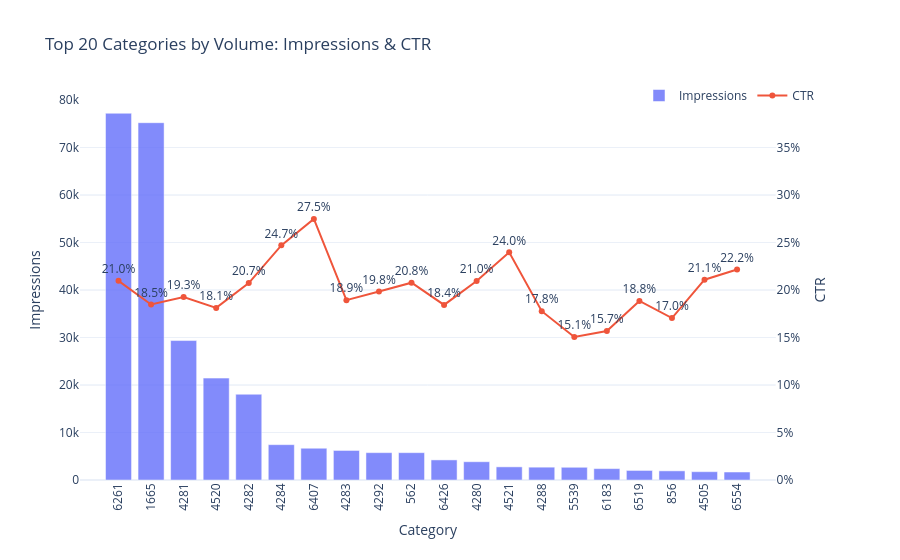

Here is the notebook cell this chart was saved with:
### Markdown cell above
## 3. Volume & CTR by category

### Code cell
# Aggregate
by_cate = (
    df.groupby("cate_id")
    .agg(
        impressions=("click", "size"),
        ctr=("click", "mean")
    )
    .sort_values("impressions", ascending=False)
    .head(20)
    .reset_index()
)

fig = make_subplots(specs=[[{"secondary_y": True}]])

# Bar chart
fig.add_trace(
    go.Bar(
        x=by_cate["cate_id"].astype(str),
        y=by_cate["impressions"],
        name="Impressions",
        opacity=0.8,
        hovertemplate="<b>Category %{x}</b><br>Impressions: %{y:,}<extra></extra>",
    ),
    secondary_y=False,
)

# CTR line
fig.add_trace(
    go.Scatter(
        x=by_cate["cate_id"].astype(str),
        y=by_cate["ctr"],
        mode="lines+markers+text",
        name="CTR",
        text=[f"{x:.1%}" for x in by_cate["ctr"]],
        textposition="top center",
        hovertemplate="<b>Category %{x}</b><br>CTR: %{y:.2%}<extra></extra>",
    ),
    secondary_y=True,
)

fig.update_layout(
    title="Top 20 Categories by Volume: Impressions & CTR",
    template="plotly_white",
    hovermode="x unified",
    xaxis_title="Category",
    legend=dict(
        orientation="h",
        y=1.05,
        x=1,
        xanchor="right"
    ),
)

fig.update_yaxes(
    title_text="Impressions",
    range=[0., 80000],
    secondary_y=False
)

fig.update_yaxes(
    title_text="CTR",
    tickformat=".0%",
    range=[0., 0.4],   # Adjust if needed
    secondary_y=True,
)

fig.update_xaxes(tickangle=-90)

fig.show()

print(f"{df['cate_id'].nunique()} unique categories total")
by_cate

### Figure 1 — Plotly figure (JSON) as saved in the notebook; plotly's stock layout.template omitted (floating-point values rounded to 4 significant figures)
{"data": [{"hovertemplate": "<b>Category %{x}</b><br>Impressions: %{y:,}<extra></extra>", "name": "Impressions", "opacity": 0.8, "type": "bar", "x": ["6261", "1665", "4281", "4520", "4282", "4284", "6407", "4283", "4292", "562", "6426", "4280", "4521", "4288", "5539", "6183", "6519", "856", "4505", "6554"], "xaxis": "x", "y": [77208, 75220, 29355, 21453, 18058, 7438, 6688, 6222, 5758, 5754, 4232, 3847, 2767, 2701, 2677, 2398, 2011, 1924, 1750, 1679], "yaxis": "y"}, {"hovertemplate": "<b>Category %{x}</b><br>CTR: %{y:.2%}<extra></extra>", "mode": "lines+markers+text", "name": "CTR", "text": ["21.0%", "18.5%", "19.3%", "18.1%", "20.7%", "24.7%", "27.5%", "18.9%", "19.8%", "20.8%", "18.4%", "21.0%", "24.0%", "17.8%", "15.1%", "15.7%", "18.8%", "17.0%", "21.1%", "22.2%"], "textposition": "top center", "type": "scatter", "x": ["6261", "1665", "4281", "4520", "4282", "4284", "6407", "4283", "4292", "562", "6426", "4280", "4521", "4288", "5539", "6183", "6519", "856", "4505", "6554"], "xaxis": "x", "y": [0.2096, 0.1848, 0.1926, 0.1811, 0.2073, 0.247, 0.2748, 0.1893, 0.1983, 0.2077, 0.1843, 0.2095, 0.2396, 0.1777, 0.1505, 0.1568, 0.1885, 0.1705, 0.2109, 0.2216], "yaxis": "y2"}], "layout": {"hovermode": "x unified", "legend": {"orientation": "h", "x": 1, "xanchor": "right", "y": 1.05}, "title": {"text": "Top 20 Categories by Volume: Impressions & CTR"}, "xaxis": {"anchor": "y", "domain": [0, 0.94], "tickangle": -90, "title": {"text": "Category"}}, "yaxis": {"anchor": "x", "domain": [0, 1], "range": [0, 80000], "title": {"text": "Impressions"}}, "yaxis2": {"anchor": "x", "overlaying": "y", "range": [0, 0.4], "side": "right", "tickformat": ".0%", "title": {"text": "CTR"}}}}
